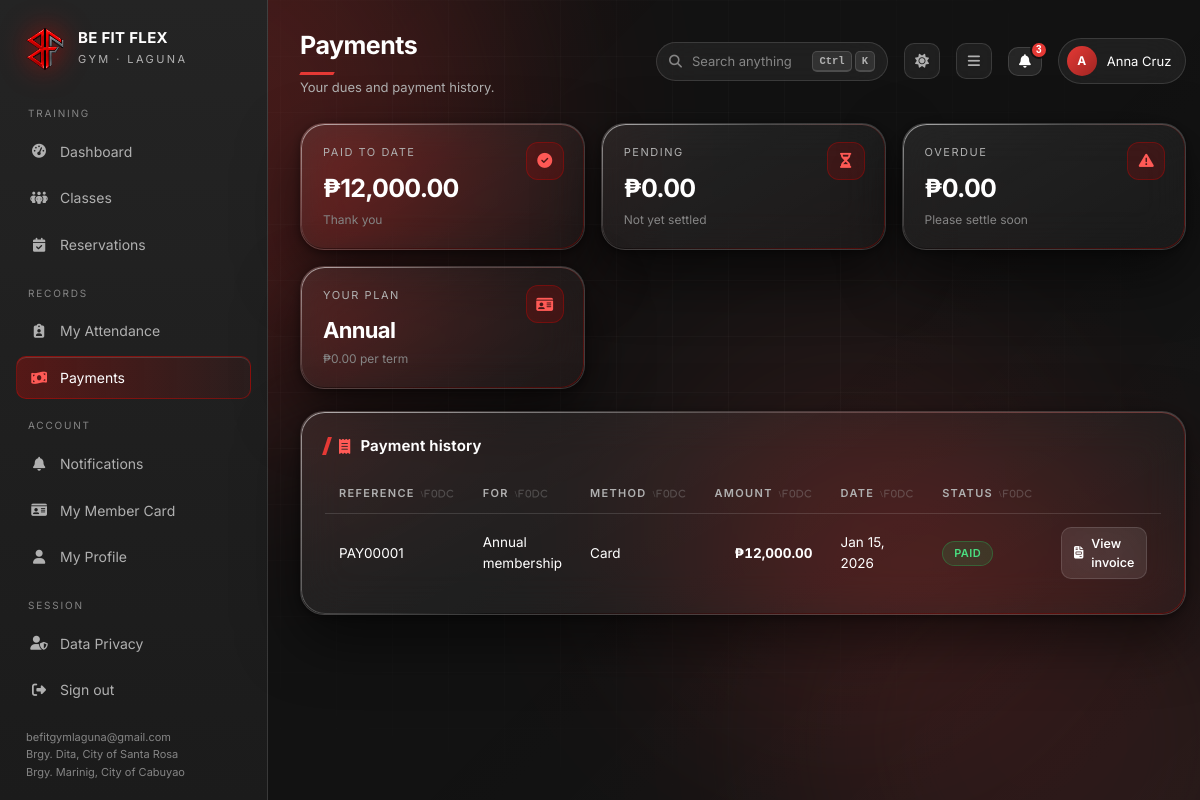
Page /member/payments.php (signed in) on the earlier database version.
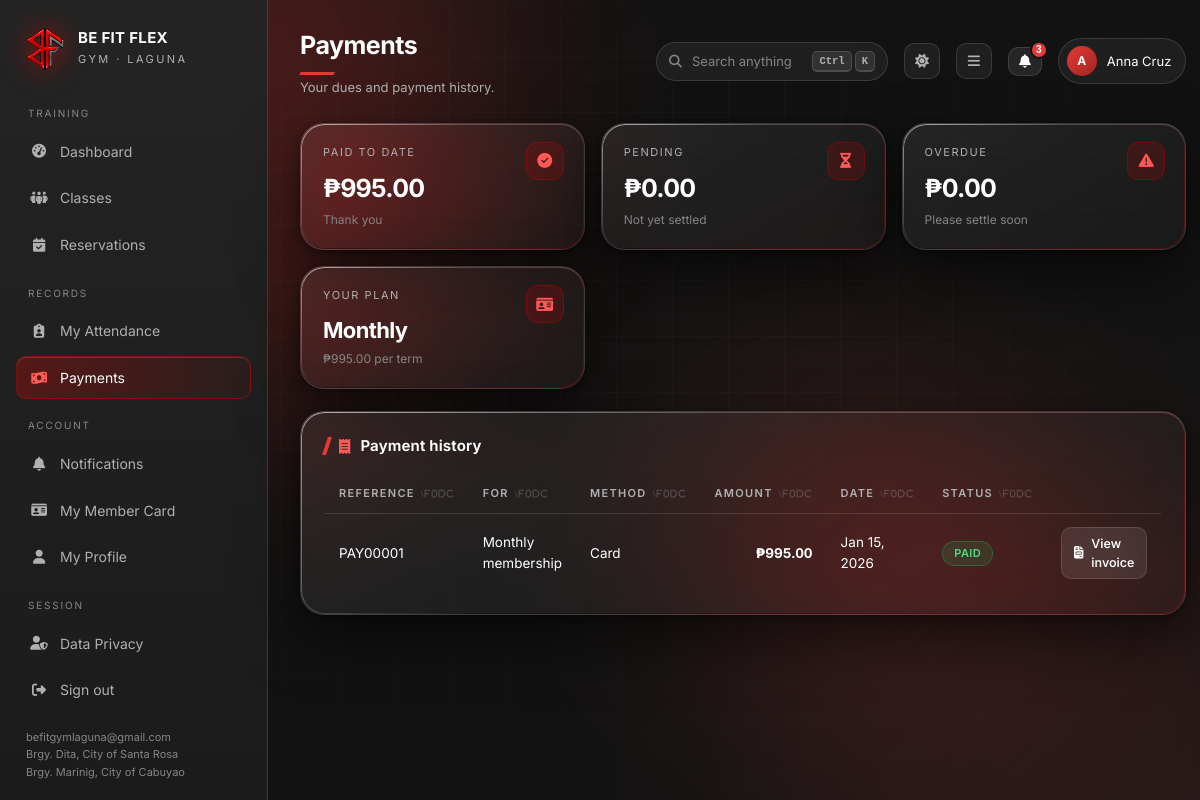
Same page on the later database version.
### tables this page shows
CREATE TABLE members (
    member_id VARCHAR(50) PRIMARY KEY,
    user_id INT NOT NULL UNIQUE,
    member_name VARCHAR(255) NOT NULL,
    contact_number VARCHAR(20) NOT NULL,
    contact_number_encrypted TEXT NULL,
    email VARCHAR(255) NOT NULL,
    membership_type ENUM('Monthly') NOT NULL,
    join_date DATE NOT NULL,
    out_date DATE NULL,
    status ENUM('Active','Inactive','Expired') NOT NULL DEFAULT 'Active',
    created_at TIMESTAMP DEFAULT CURRENT_TIMESTAMP,
    updated_at TIMESTAMP DEFAULT CURRENT_TIMESTAMP ON UPDATE CURRENT_TIMESTAMP,
    FOREIGN KEY (user_id) REFERENCES users(user_id) ON DELETE CASCADE,
    INDEX idx_status (status), INDEX idx_member_name (member_name), INDEX idx_email (email)
);

CREATE TABLE payments (
    payment_id VARCHAR(50) PRIMARY KEY,
    member_id VARCHAR(50) NOT NULL,
    session_id VARCHAR(50),
    amount DECIMAL(10,2) NOT NULL,
    payment_method ENUM('Cash','Card','GCash','Bank Transfer','Maya') NOT NULL,
    payment_status ENUM('Paid','Pending','Overdue') NOT NULL DEFAULT 'Pending',
    payment_date DATE,
    notes LONGTEXT NULL,
    created_at TIMESTAMP DEFAULT CURRENT_TIMESTAMP,
    updated_at TIMESTAMP DEFAULT CURRENT_TIMESTAMP ON UPDATE CURRENT_TIMESTAMP,
    FOREIGN KEY (member_id) REFERENCES members(member_id) ON DELETE CASCADE,
    FOREIGN KEY (session_id) REFERENCES sessions(session_id) ON DELETE SET NULL,
    INDEX idx_member_id (member_id), INDEX idx_payment_status (payment_status), INDEX idx_payment_date (payment_date)
);

### includes/auth.php (called while the page is built, shortened)
<?php
require_once __DIR__ . '/../config/db.php';
require_once __DIR__ . '/helpers.php';
function base_url(): string
{
    return defined('IN_SUBDIR') && IN_SUBDIR ? '../' : '';
}
function current_user(): ?array
{
    $type = $_SESSION['user_type'] ?? '';
    return [
        'id'    => (int) $_SESSION['user_id'],
        'name'  => $_SESSION['name'] ?? '',
        'email' => $_SESSION['email'] ?? '',
        'type'  => $type,
    ];
}

### config/db.php (called while the page is built, shortened)
<?php
function db(): PDO
{
    static $pdo = null;
    if ($pdo instanceof PDO) {
        return $pdo;
    }
    $dsn = sprintf('mysql:host=%s;port=%s;dbname=%s;charset=utf8mb4', DB['host'], DB['port'], DB['name']);
    try {
        $pdo = new PDO($dsn, DB['user'], DB['pass'], [
            PDO::ATTR_ERRMODE            => PDO::ERRMODE_EXCEPTION,
            PDO::ATTR_DEFAULT_FETCH_MODE => PDO::FETCH_ASSOC,
            PDO::ATTR_EMULATE_PREPARES   => false,
        ]);
    } catch (PDOException $e) {
        http_response_code(500);
        echo '<!doctype html><meta charset="utf-8">'
           . '<div style="font:16px system-ui;background:#0a0a0a;color:#eee;padding:40px;height:100vh">'
           . '<h1 style="color:#E10600">Database connection failed</h1>'
           . '<p>MySQL is not reachable, or the database has not been imported yet.</p>'
           . '<ol><li>Start <b>MySQL</b> in the XAMPP Control Panel</li>'
           . '<li>Import <code>database/befitflex_gym.sql</code> through phpMyAdmin</li>'
           . '<li>Check the credentials in <code>config/db.php</code></li></ol>'
           . '<p style="color:#888">' . htmlspecialchars($e->getMessage()) . '</p></div>';
        exit;
    }
    return $pdo;
}

### member/payments.php (the view, shortened to what the changed rows need)
<?php
require __DIR__ . '/../includes/auth.php';
$mid = $_SESSION['member_id'] ?? '';
$bodyClass = 'member-payments';
$title = 'Payments';
$me = row('SELECT * FROM members WHERE member_id = ?', [$mid]);
$payments = rows('SELECT * FROM payments WHERE member_id = ? ORDER BY created_at DESC', [$mid]);
$paid    = (float) scalar("SELECT COALESCE(SUM(amount),0) FROM payments WHERE member_id = ? AND payment_status='Paid'", [$mid]);
include __DIR__ . '/../includes/header.php';
?>
<div class="stats">
  <div class="stat glass hover"><div class="ico"><i class="fa-solid fa-circle-check"></i></div>
    <div class="label">Paid to date</div><div class="value" style="font-size:25px"><?= money($paid) ?></div>
    <div class="note">Thank you</div></div>
  <div class="stat glass hover"><div class="ico"><i class="fa-solid fa-id-card"></i></div>
    <div class="label">Your plan</div><div class="value" style="font-size:22px"><?= e($me['membership_type'] ?? '—') ?></div>
    <div class="note"><?= money(MEMBERSHIP_PRICE[$me['membership_type']] ?? 0) ?> per term</div></div>
</div>
<div class="panel glass payment-history-panel">
  <h2><i class="fa-solid fa-receipt"></i> Payment history
  </h2>
  <?php if (!$payments): ?>
    <div class="empty"><i class="fa-solid fa-receipt"></i>No payment records yet.</div>
  <?php else: ?>
  <div class="table-wrap"><table class="stackable payment-history-table" aria-label="Payment history">
    <thead><tr><th>Reference</th><th>For</th><th>Method</th><th class="num">Amount</th><th>Date</th><th>Status</th><th></th></tr></thead>
    <tbody>
    <?php foreach ($payments as $p): ?>
      <tr>
        <td class="mono" data-label="Reference"><?= e($p['payment_id']) ?></td>
        <td data-label="For"><?= e($p['notes'] ?: 'Membership dues') ?></td>
        <td data-label="Method"><?= e($p['payment_method']) ?></td>
        <td class="num" data-label="Amount"><b><?= money($p['amount']) ?></b></td>
        <td data-label="Date"><?= dt($p['payment_date']) ?></td>
        <td data-label="Status"><?= badge($p['payment_status']) ?></td>
        <td data-label="Actions">
          <a class="btn sm" href="../invoice.php?payment_id=<?= urlencode($p['payment_id']) ?>"><i class="fa-solid fa-file-invoice"></i> View invoice</a>
        </td>
      </tr>
    <?php endforeach; ?>
    </tbody>
  </table></div>
  <?php endif; ?>
</div>
<?php include __DIR__ . '/../includes/footer.php'; ?>

### includes/header.php (shortened to what the changed rows need)
<?php
$cssFile = __DIR__ . '/../assets/css/glass.css';
$uiCss   = __DIR__ . '/../assets/css/ui.css';
$uiCssV  = is_file($uiCss) ? filemtime($uiCss) : 1;
$cssV    = is_file($cssFile) ? filemtime($cssFile) : 1;
$u    = current_user();
$b    = base_url();
?>
<!DOCTYPE html>
<html lang="en" data-theme="dark">
<head>
<link rel="stylesheet" href="<?= $b ?>assets/css/glass.css?v=<?= $cssV ?>">
<link rel="stylesheet" href="<?= $b ?>assets/css/ui.css?v=<?= $uiCssV ?>">
<link rel="stylesheet" href="https://cdnjs.cloudflare.com/ajax/libs/font-awesome/6.5.1/css/all.min.css">
</head>
<body data-base="<?= $b ?>" class="<?= e($bodyClass ?? '') ?>">
<div class="shell">
  <main class="main" id="main">
    <div class="topbar">
      <div>
        <h1><?= e($title ?? 'Dashboard') ?></h1>
      </div>
      <div class="pill-user">
        <span class="avatar"><?= e(strtoupper(substr($u['name'] ?: 'U', 0, 1))) ?></span>
        <span><?= e($u['name']) ?></span>
      </div>
    </div>

### includes/helpers.php (shortened to what the changed rows need)
<?php
function e(mixed $v): string
{
    return htmlspecialchars((string) $v, ENT_QUOTES, 'UTF-8');
}
function money(float|string|null $v): string
{
    return '&#8369;' . number_format((float) $v, 2);
}
function dt(?string $v, string $fmt = 'M j, Y'): string
{
    $ts = strtotime($v);
    return $ts ? date($fmt, $ts) : '—';
}
function badge(?string $status): string
{
    $map = [
        'Active' => 'ok', 'Paid' => 'ok', 'Completed' => 'ok', 'Present' => 'ok', 'Confirmed' => 'ok',
        'Pending' => 'warn', 'Scheduled' => 'warn', 'Late' => 'warn', 'Ongoing' => 'warn',
        'Inactive' => 'mute', 'Absent' => 'mute',
        'Overdue' => 'bad', 'Expired' => 'bad', 'Cancelled' => 'bad',
    ];
    $tone = $map[$status] ?? 'mute';
    return '<span class="chip ' . $tone . '">' . e($status ?? '—') . '</span>';
}
function stmt(string $sql): PDOStatement
{
    static $cache = [];
    return $cache[$sql] ??= db()->prepare($sql);
}
function scalar(string $sql, array $args = []): mixed
{
    $s = stmt($sql);
    $s->execute($args);
    $v = $s->fetchColumn();
    return $v;
}
function rows(string $sql, array $args = []): array
{
    $s = stmt($sql);
    $s->execute($args);
    $r = $s->fetchAll();
    return $r;
}
function row(string $sql, array $args = []): ?array
{
    $s = stmt($sql);
    $s->execute($args);
    $r = $s->fetch();
    return $r ?: null;
}

Differences in the rows shown:
changed members "Anna Cruz": membership_type "Annual" → "Monthly"; membership_type "₱0.00" → "₱995.00"
changed payments "PAY00001": notes "Annual membership" → "Monthly membership"; amount "₱12,000.00" → "₱995.00"
Other differences:
money($paid): "₱12,000.00" → "₱995.00"
